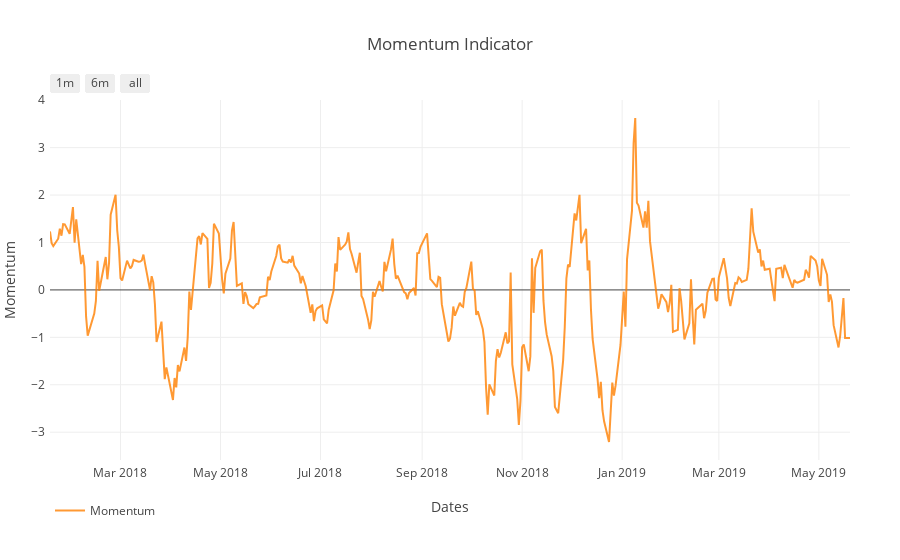

Notebook cell for this chart:
### Code cell
# Momentym
plot_mom = plot_momentum(df_norm, symbol, output_type='nb')
iplot(plot_mom)

### Figure 1 — Plotly figure (JSON) as saved in the notebook; plotly's stock layout.template omitted (floating-point values rounded to 4 significant figures; data arrays with more than 128 entries replaced by an {"elided": "..."} marker saying what was removed)
{"data": [{"line": {"color": "#FF8000"}, "name": "Momentum", "opacity": 0.8, "type": "scatter", "uid": "cfc714d1-0d86-4340-9091-c966e22f63fc", "x": {"elided": "337 str values"}, "y": {"elided": "337 float values"}}], "layout": {"autosize": true, "legend": {"orientation": "h"}, "margin": {"b": 100, "l": 50, "pad": 4, "r": 50, "t": 100}, "showlegend": true, "title": {"text": "Momentum Indicator"}, "xaxis": {"range": ["2018-01-17", "2019-05-20"], "rangeselector": {"buttons": [{"count": 1, "label": "1m", "step": "month", "stepmode": "backward"}, {"count": 6, "label": "6m", "step": "month", "stepmode": "backward"}, {"step": "all"}]}, "title": {"text": "Dates"}, "type": "date"}, "yaxis": {"autorange": true, "range": [-3.587, 4.005], "title": {"text": "Momentum"}, "type": "linear"}}}
